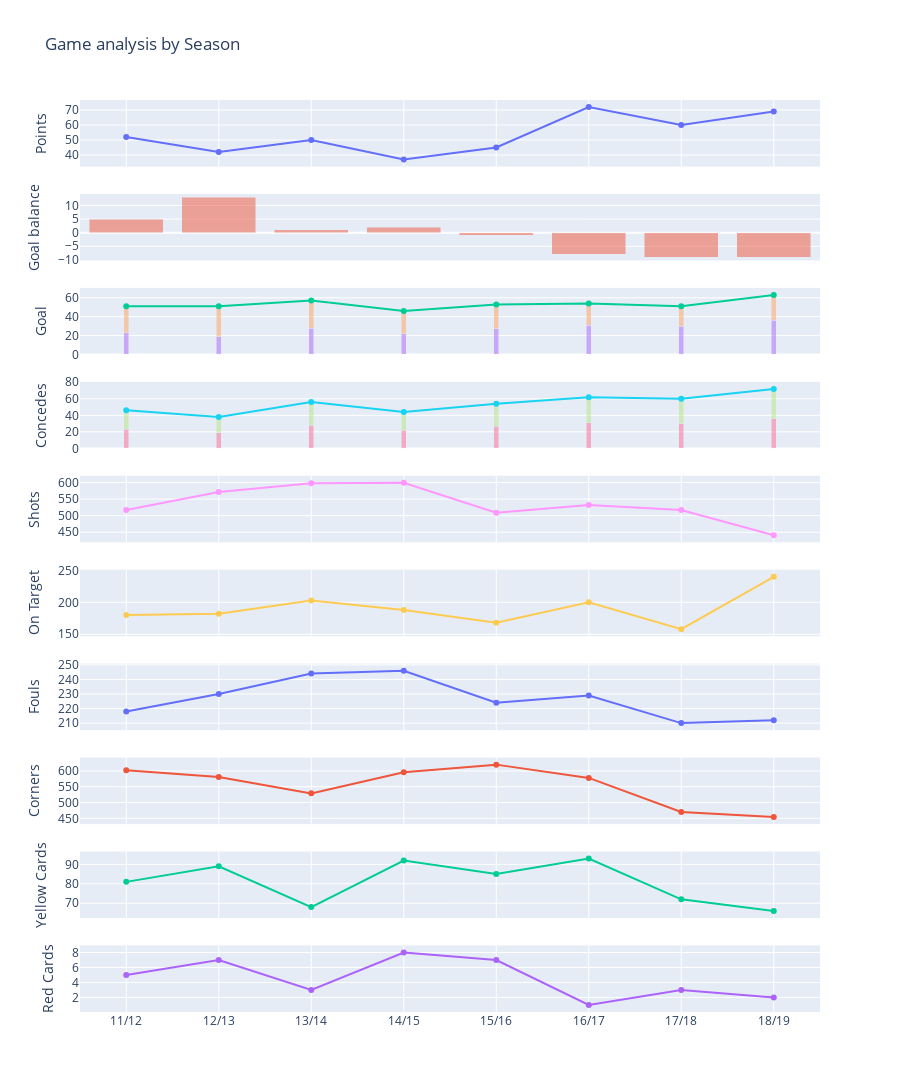

Source (notebook cell):
### Code cell
# specs=[[{'colspan': 2},None], [{'colspan': 2}, {}], [{}, {}], [{}, {}], [{}, {}], [{}, {}] ]
t = teams_dic['Atalanta']

data = {
    'Points': go.Scatter(x = t.my_tot_stats.index, y = t.my_tot_stats['Point'], name='Points'),
    'Goal balance': go.Bar(x = t.my_tot_stats.index, y = t.my_tot_stats['GoalBalance'], name='Goal Balance', opacity=0.5),
    'Goal': go.Scatter(x = t.my_tot_stats.index, y = t.my_tot_stats['Goal'], name='Goals'),
    'Home Goal': go.Bar(x = t.my_home_stats.index, y = t.my_home_stats['Goal'], name='Home Goal', opacity=0.5, width=0.05),
    'Away Goal': go.Bar(x = t.my_away_stats.index, y = t.my_away_stats['Goal'], name='Away Goal', opacity=0.5, width=0.05),
    'Concedes': go.Scatter(x = t.vs_tot_stats.index, y = t.vs_tot_stats['Goal'], name='Goal Concedes'),
    'Home Concedes': go.Bar(x = t.vs_home_stats.index, y = t.vs_home_stats['Goal'], name='Home Concedes', opacity=0.5, width=0.05),
    'Away Concedes': go.Bar(x = t.vs_away_stats.index, y = t.vs_away_stats['Goal'], name='Away Concedes', opacity=0.5, width=0.05),
    'Shots': go.Scatter(x = t.my_tot_stats.index, y = t.my_tot_stats['Shots'], name='Shots'),
    'On Target': go.Scatter(x = t.my_tot_stats.index, y = t.my_tot_stats['ShotsTarget'], name='Shots on target'), 
    'Fouls': go.Scatter(x = t.my_tot_stats.index, y = t.my_tot_stats['Fouls'], name='Fouls'),
    'Corners': go.Scatter(x = t.my_tot_stats.index, y = t.my_tot_stats['Corner'], name='Corner'), 
    'Yellow Cards': go.Scatter(x = t.my_tot_stats.index, y = t.my_tot_stats['YellowCard'], name='Yellow Card'), 
    'Red Cards': go.Scatter(x = t.my_tot_stats.index, y = t.my_tot_stats['RedCard'], name='Red Card') #, showlegend=False), 
}

def addTrace(fig, trace, title, row, col=1):
    fig.add_trace(trace, row=row, col=col)
    fig.update_yaxes(title_text=title, row=row, col=col)
    
#fig = make_subplots(shared_xaxes=True, rows=10, cols=1, subplot_titles=list(traces.keys()))
fig = make_subplots(shared_xaxes=True, rows=10, cols=1)

addTrace(fig, data['Points'], 'Points', 1)
addTrace(fig, data['Goal balance'], 'Goal balance', 2)
addTrace(fig, data['Goal'], 'Goal', 3)
addTrace(fig, data['Home Goal'], 'Goal', 3)
addTrace(fig, data['Away Goal'], 'Goal', 3)
addTrace(fig, data['Concedes'], 'Concedes', 4)
addTrace(fig, data['Home Concedes'], 'Concedes', 4)
addTrace(fig, data['Away Concedes'], 'Concedes', 4)
addTrace(fig, data['Shots'], 'Shots', 5)
addTrace(fig, data['On Target'], 'On Target', 6)
addTrace(fig, data['Fouls'], 'Fouls', 7)
addTrace(fig, data['Corners'], 'Corners', 8)
addTrace(fig, data['Yellow Cards'], 'Yellow Cards', 9)
addTrace(fig, data['Red Cards'], 'Red Cards', 10)

fig.update_traces(showlegend=False)
fig.update_layout(title_text="Game analysis by Season", height=1400, barmode='stack')
fig.show()

### Figure 1 — Plotly figure (JSON) as saved in the notebook; plotly's stock layout.template omitted (floating-point values rounded to 4 significant figures)
{"data": [{"name": "Points", "showlegend": false, "type": "scatter", "x": ["11/12", "12/13", "13/14", "14/15", "15/16", "16/17", "17/18", "18/19"], "xaxis": "x", "y": [52, 42, 50, 37, 45, 72, 60, 69], "yaxis": "y"}, {"name": "Goal Balance", "opacity": 0.5, "showlegend": false, "type": "bar", "x": ["11/12", "12/13", "13/14", "14/15", "15/16", "16/17", "17/18", "18/19"], "xaxis": "x2", "y": [5, 13, 1, 2, -1, -8, -9, -9], "yaxis": "y2"}, {"name": "Goals", "showlegend": false, "type": "scatter", "x": ["11/12", "12/13", "13/14", "14/15", "15/16", "16/17", "17/18", "18/19"], "xaxis": "x3", "y": [51, 51, 57, 46, 53, 54, 51, 63], "yaxis": "y3"}, {"name": "Home Goal", "opacity": 0.5, "showlegend": false, "type": "bar", "width": 0.05, "x": ["11/12", "12/13", "13/14", "14/15", "15/16", "16/17", "17/18", "18/19"], "xaxis": "x3", "y": [23, 19, 28, 22, 27, 31, 30, 36], "yaxis": "y3"}, {"name": "Away Goal", "opacity": 0.5, "showlegend": false, "type": "bar", "width": 0.05, "x": ["11/12", "12/13", "13/14", "14/15", "15/16", "16/17", "17/18", "18/19"], "xaxis": "x3", "y": [28, 32, 29, 24, 26, 23, 21, 27], "yaxis": "y3"}, {"name": "Goal Concedes", "showlegend": false, "type": "scatter", "x": ["11/12", "12/13", "13/14", "14/15", "15/16", "16/17", "17/18", "18/19"], "xaxis": "x4", "y": [46, 38, 56, 44, 54, 62, 60, 72], "yaxis": "y4"}, {"name": "Home Concedes", "opacity": 0.5, "showlegend": false, "type": "bar", "width": 0.05, "x": ["11/12", "12/13", "13/14", "14/15", "15/16", "16/17", "17/18", "18/19"], "xaxis": "x4", "y": [23, 19, 28, 22, 27, 31, 30, 36], "yaxis": "y4"}, {"name": "Away Concedes", "opacity": 0.5, "showlegend": false, "type": "bar", "width": 0.05, "x": ["11/12", "12/13", "13/14", "14/15", "15/16", "16/17", "17/18", "18/19"], "xaxis": "x4", "y": [23, 19, 28, 22, 27, 31, 30, 36], "yaxis": "y4"}, {"name": "Shots", "showlegend": false, "type": "scatter", "x": ["11/12", "12/13", "13/14", "14/15", "15/16", "16/17", "17/18", "18/19"], "xaxis": "x5", "y": [517, 571, 598, 599, 509, 532, 517, 441], "yaxis": "y5"}, {"name": "Shots on target", "showlegend": false, "type": "scatter", "x": ["11/12", "12/13", "13/14", "14/15", "15/16", "16/17", "17/18", "18/19"], "xaxis": "x6", "y": [180, 182, 203, 188, 168, 200, 158, 240], "yaxis": "y6"}, {"name": "Fouls", "showlegend": false, "type": "scatter", "x": ["11/12", "12/13", "13/14", "14/15", "15/16", "16/17", "17/18", "18/19"], "xaxis": "x7", "y": [218, 230, 244, 246, 224, 229, 210, 212], "yaxis": "y7"}, {"name": "Corner", "showlegend": false, "type": "scatter", "x": ["11/12", "12/13", "13/14", "14/15", "15/16", "16/17", "17/18", "18/19"], "xaxis": "x8", "y": [602, 581, 529, 596, 620, 578, 470, 454], "yaxis": "y8"}, {"name": "Yellow Card", "showlegend": false, "type": "scatter", "x": ["11/12", "12/13", "13/14", "14/15", "15/16", "16/17", "17/18", "18/19"], "xaxis": "x9", "y": [81, 89, 68, 92, 85, 93, 72, 66], "yaxis": "y9"}, {"name": "Red Card", "showlegend": false, "type": "scatter", "x": ["11/12", "12/13", "13/14", "14/15", "15/16", "16/17", "17/18", "18/19"], "xaxis": "x10", "y": [5, 7, 3, 8, 7, 1, 3, 2], "yaxis": "y10"}], "layout": {"barmode": "stack", "height": 1400, "title": {"text": "Game analysis by Season"}, "xaxis": {"anchor": "y", "domain": [0, 1], "matches": "x10", "showticklabels": false}, "xaxis10": {"anchor": "y10", "domain": [0, 1]}, "xaxis2": {"anchor": "y2", "domain": [0, 1], "matches": "x10", "showticklabels": false}, "xaxis3": {"anchor": "y3", "domain": [0, 1], "matches": "x10", "showticklabels": false}, "xaxis4": {"anchor": "y4", "domain": [0, 1], "matches": "x10", "showticklabels": false}, "xaxis5": {"anchor": "y5", "domain": [0, 1], "matches": "x10", "showticklabels": false}, "xaxis6": {"anchor": "y6", "domain": [0, 1], "matches": "x10", "showticklabels": false}, "xaxis7": {"anchor": "y7", "domain": [0, 1], "matches": "x10", "showticklabels": false}, "xaxis8": {"anchor": "y8", "domain": [0, 1], "matches": "x10", "showticklabels": false}, "xaxis9": {"anchor": "y9", "domain": [0, 1], "matches": "x10", "showticklabels": false}, "yaxis": {"anchor": "x", "domain": [0.927, 1.0], "title": {"text": "Points"}}, "yaxis10": {"anchor": "x10", "domain": [0, 0.073], "title": {"text": "Red Cards"}}, "yaxis2": {"anchor": "x2", "domain": [0.824, 0.897], "title": {"text": "Goal balance"}}, "yaxis3": {"anchor": "x3", "domain": [0.721, 0.794], "title": {"text": "Goal"}}, "yaxis4": {"anchor": "x4", "domain": [0.618, 0.691], "title": {"text": "Concedes"}}, "yaxis5": {"anchor": "x5", "domain": [0.515, 0.588], "title": {"text": "Shots"}}, "yaxis6": {"anchor": "x6", "domain": [0.412, 0.485], "title": {"text": "On Target"}}, "yaxis7": {"anchor": "x7", "domain": [0.309, 0.382], "title": {"text": "Fouls"}}, "yaxis8": {"anchor": "x8", "domain": [0.206, 0.279], "title": {"text": "Corners"}}, "yaxis9": {"anchor": "x9", "domain": [0.103, 0.176], "title": {"text": "Yellow Cards"}}}}
